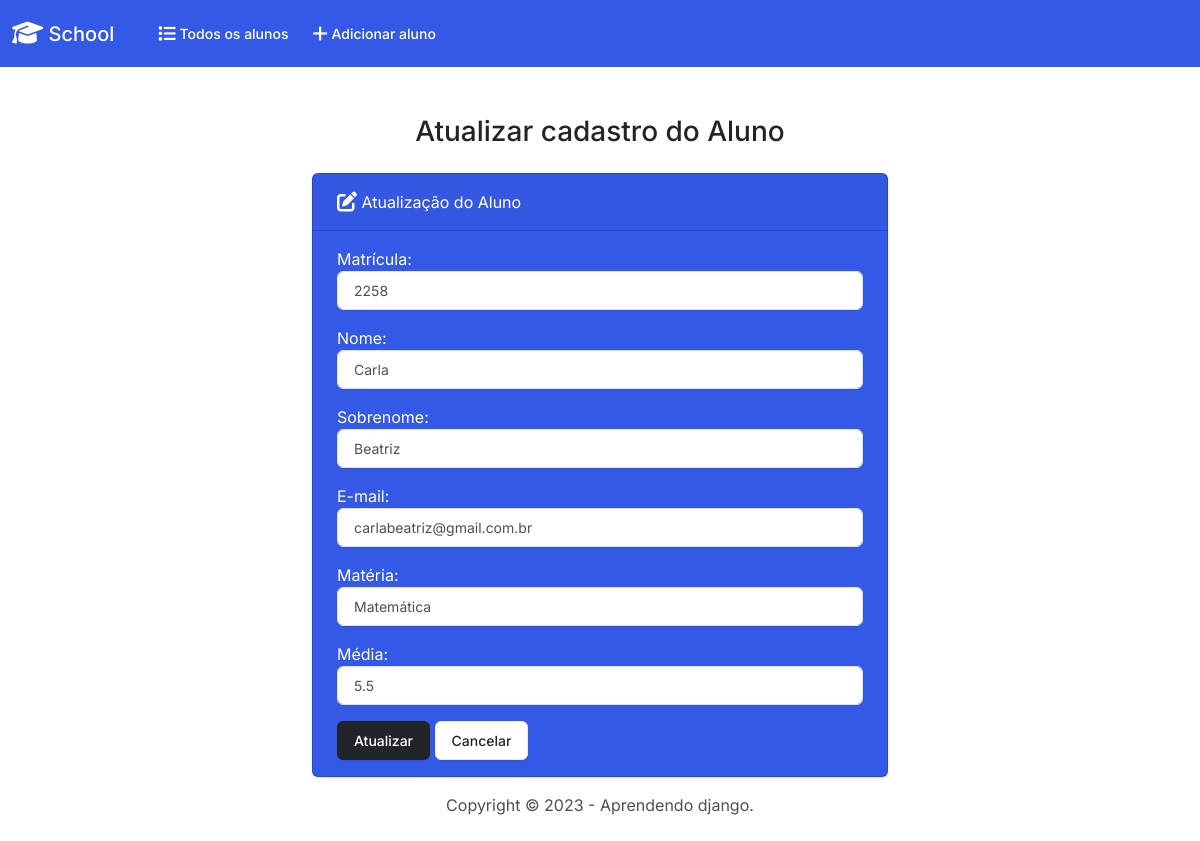
/alunos/editar_aluno/4/, run on the app's committed database.
### alunos/models.py (models this page shows, shortened)
class Aluno(models.Model):
    matricula = models.PositiveIntegerField()
    nome = models.CharField(max_length=55)
    sobrenome = models.CharField(max_length=55)
    email = models.EmailField(max_length=100)
    materia = models.CharField(max_length=55)
    media_nota = models.FloatField()

### alunos/views.py (the view)
# urls.py: path('editar_aluno/<int:id>/', views.editar_aluno, name='editar_aluno'),
def editar_aluno(request, id):
    if request.method == 'POST':
        aluno = Aluno.objects.get(id=id)
        form = AlunoForm(request.POST, instance=aluno)
        if form.is_valid():
            form.save()
            return render(request, 'alunos/editar_aluno.html', {
                'form': form,
                'success': True
            })
    else:
        aluno = Aluno.objects.get(id=id)
        form = AlunoForm(instance=aluno)
    return render(request, 'alunos/editar_aluno.html', {
        'form': form
    })

### alunos/forms.py
class AlunoForm(forms.ModelForm):
    class Meta:
        model = Aluno
        fields = ['matricula', 'nome', 'sobrenome', 'email', 'materia', 'media_nota']
        labels = {
            'matricula': 'Matrícula',
            'nome': 'Nome',
            'sobrenome': 'Sobrenome',
            'email': 'E-mail',
            'materia': 'Matéria',
            'media_nota': 'Média',
        }
        widgets = {
            'matricula': forms.NumberInput(attrs={'class': 'form-control'}),
            'nome': forms.TextInput(attrs={'class': 'form-control'}),
            'sobrenome': forms.TextInput(attrs={'class': 'form-control'}),
            'email': forms.EmailInput(attrs={'class': 'form-control'}),
            'materia': forms.TextInput(attrs={'class': 'form-control'}),
            'media_nota': forms.NumberInput(attrs={'class': 'form-control'}),
        }

### alunos/templates/alunos/editar_aluno.html
{% extends 'alunos/base.html' %}
{% block content %}
    <h3 class="text-center m-4">Atualizar cadastro do Aluno</h3>
    {% if success %}
        <div class="alert alert-success" role="alert">
            Um novo aluno foi atualizado com sucesso.
            <a href="{% url 'index' %}" class="alert-link">Veja os alunos cadastrados.</a>
        </div>
    {% else %}
        <div class="row justify-content-center">
            <div class="col-6">
                <div class="card text-white bg-primary mb-3">
                    <div class="card-header"><i class="fa-solid fa-pen-to-square fa-lg"></i> Atualização do Aluno</div>
                    <div class="card-body">
                        <form action="" method="POST">{% csrf_token %}
                            {{ form.as_p }}
                            <button type="subtmin" class="btn btn-dark">Atualizar</button>
                            <a href="{% url 'index' %}" class="btn btn-secondary">Cancelar</a>
                        </form>
                    </div>
                </div>
            </div>
        </div>
    {% endif %}
{% endblock content %}

### data on the page
Aluno: matricula "2258", nome "Carla", sobrenome "Beatriz", email "carlabeatriz@gmail.com.br", materia "Matemática", media_nota "5.5"
